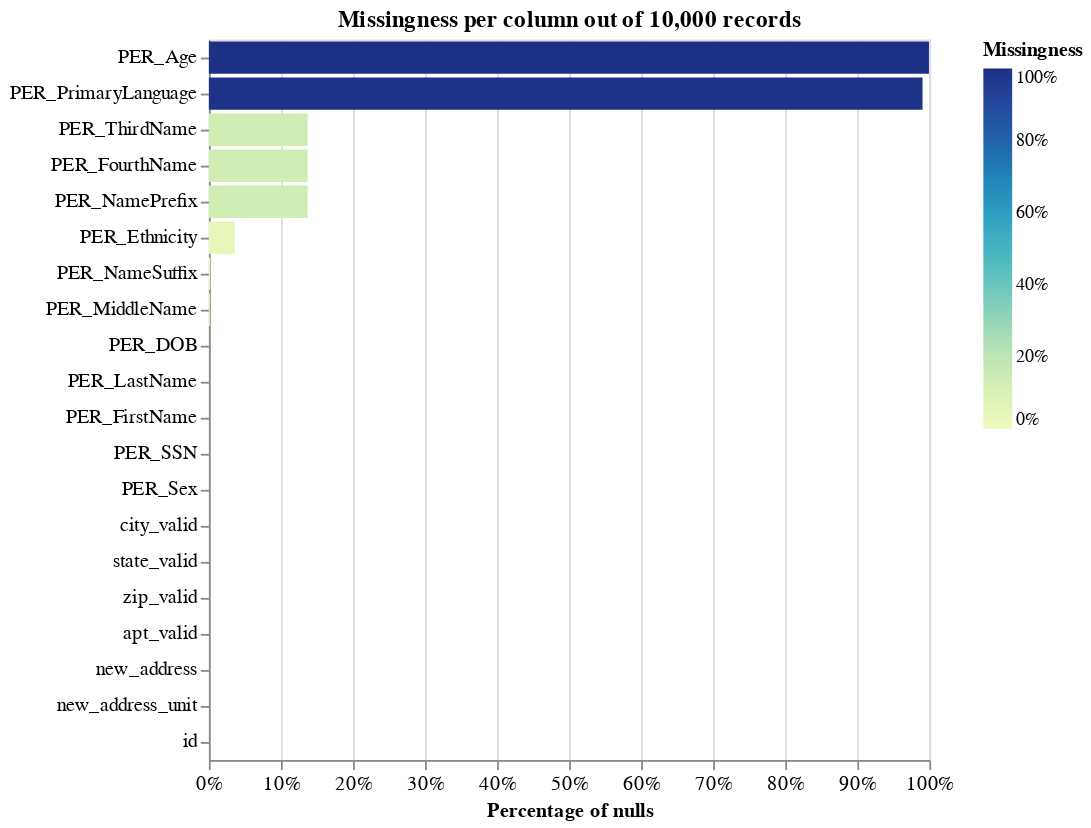

Source (notebook cell):
### Code cell
linker.missingness_chart()

### Figure 1 — Vega-Lite specification as saved in the notebook (floating-point values rounded to 4 significant figures)
{"config": {"view": {"continuousWidth": 400, "continuousHeight": 300}, "axis": {"labelFontSize": 11}}, "layer": [{"mark": "bar", "encoding": {"color": {"field": "null_proportion", "legend": {"format": ".0%", "offset": 30}, "scale": {"domain": [0, 1], "range": "heatmap"}, "title": "Missingness", "type": "quantitative"}, "tooltip": [{"field": "column_name", "title": "Column", "type": "nominal"}, {"field": "null_count", "format": ",.0f", "title": "Count of nulls", "type": "quantitative"}, {"field": "null_proportion", "format": ".2%", "title": "Percentage of nulls", "type": "quantitative"}, {"field": "total_record_count", "format": ",.0f", "title": "Total record count", "type": "quantitative"}], "x": {"axis": {"format": "%", "labelAlign": "center", "title": "Percentage of nulls"}, "field": "null_proportion", "scale": {"domain": [0, 1]}, "type": "quantitative"}, "y": {"axis": {"title": ""}, "field": "column_name", "sort": "-x", "type": "nominal"}}, "title": "Missingness per column out of 10,000 records"}], "data": {"values": [{"null_proportion": 0.0, "null_count": 0, "total_record_count": 10000, "column_name": "PER_LastName"}, {"null_proportion": 0.0, "null_count": 0, "total_record_count": 10000, "column_name": "PER_FirstName"}, {"null_proportion": 0.0013, "null_count": 13, "total_record_count": 10000, "column_name": "PER_MiddleName"}, {"null_proportion": 0.137, "null_count": 1370, "total_record_count": 10000, "column_name": "PER_ThirdName"}, {"null_proportion": 0.137, "null_count": 1370, "total_record_count": 10000, "column_name": "PER_FourthName"}, {"null_proportion": 0.0017, "null_count": 17, "total_record_count": 10000, "column_name": "PER_NameSuffix"}, {"null_proportion": 0.137, "null_count": 1370, "total_record_count": 10000, "column_name": "PER_NamePrefix"}, {"null_proportion": 0.0, "null_count": 0, "total_record_count": 10000, "column_name": "PER_SSN"}, {"null_proportion": 0.0002, "null_count": 2, "total_record_count": 10000, "column_name": "PER_DOB"}, {"null_proportion": 0.9906, "null_count": 9906, "total_record_count": 10000, "column_name": "PER_PrimaryLanguage"}, {"null_proportion": 0.9995, "null_count": 9995, "total_record_count": 10000, "column_name": "PER_Age"}, {"null_proportion": 0.036, "null_count": 360, "total_record_count": 10000, "column_name": "PER_Ethnicity"}, {"null_proportion": 0.0, "null_count": 0, "total_record_count": 10000, "column_name": "PER_Sex"}, {"null_proportion": 0.0, "null_count": 0, "total_record_count": 10000, "column_name": "city_valid"}, {"null_proportion": 0.0, "null_count": 0, "total_record_count": 10000, "column_name": "state_valid"}, {"null_proportion": 0.0, "null_count": 0, "total_record_count": 10000, "column_name": "zip_valid"}, {"null_proportion": 0.0, "null_count": 0, "total_record_count": 10000, "column_name": "apt_valid"}, {"null_proportion": 0.0, "null_count": 0, "total_record_count": 10000, "column_name": "new_address"}, {"null_proportion": 0.0, "null_count": 0, "total_record_count": 10000, "column_name": "new_address_unit"}, {"null_proportion": 0.0, "null_count": 0, "total_record_count": 10000, "column_name": "id"}], "name": "data-0e7bce5a1d2f132e282789d6ef7780fe"}, "title": "", "$schema": "https://vega.github.io/schema/vega-lite/v5.9.3.json"}
